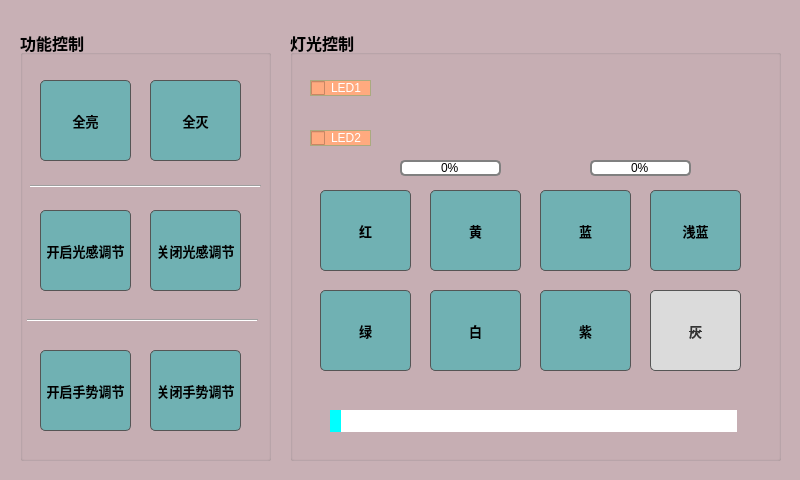
<?xml version="1.0" encoding="UTF-8"?>
<ui version="4.0">
 <class>QCtrlPage</class>
 <widget class="QWidget" name="QCtrlPage">
  <property name="geometry">
   <rect>
    <x>0</x>
    <y>0</y>
    <width>800</width>
    <height>480</height>
   </rect>
  </property>
  <property name="minimumSize">
   <size>
    <width>800</width>
    <height>480</height>
   </size>
  </property>
  <property name="maximumSize">
   <size>
    <width>800</width>
    <height>480</height>
   </size>
  </property>
  <property name="font">
   <font>
    <strikeout>true</strikeout>
    <kerning>true</kerning>
   </font>
  </property>
  <property name="windowTitle">
   <string>Form</string>
  </property>
  <property name="styleSheet">
   <string notr="true"> QProgressBar {
     border: 2px solid grey;
     border-radius: 5px;
     text-align: center;
 }

QProgressBar::chunk {
     background-color: #05B8CC;
     width: 1px;
}

QCheckBox:!hover{
	color:white;
	border-radius:10px;
	border:1px solid rgb(170, 170, 127);
	background-color: rgb(255, 170, 127);
	font: 12pt &quot;楷体&quot;;
}

QCheckBox:hover{
	color:white;
	font: 12pt &quot;楷体&quot;;
	border-radius:10px;
	border:1px solid rgb(170, 170, 127);
	background-color: rgb(170, 240, 0);
}


/* === QPushButton === */
QPushButton {
    border: 1px solid #555;
    padding: 4px;
    min-width: 65px;
    min-height: 12px;
	border-radius:5px;
	background-color:#70B1B3;
}

QPushButton:hover {
    background-color: #999;
}

QPushButton:pressed {
    background-color: #333;
    border-color: #555;
    color: #AAA;
}

QPushButton:disabled {
    color: #333333;
	background-color:#DBDBDB;
}</string>
  </property>
  <widget class="QLabel" name="label">
   <property name="geometry">
    <rect>
     <x>0</x>
     <y>0</y>
     <width>800</width>
     <height>480</height>
    </rect>
   </property>
   <property name="minimumSize">
    <size>
     <width>800</width>
     <height>480</height>
    </size>
   </property>
   <property name="maximumSize">
    <size>
     <width>800</width>
     <height>480</height>
    </size>
   </property>
   <property name="styleSheet">
    <string notr="true">background-color: rgb(200, 176, 181);</string>
   </property>
   <property name="text">
    <string/>
   </property>
  </widget>
  <widget class="QGroupBox" name="groupBox">
   <property name="geometry">
    <rect>
     <x>20</x>
     <y>30</y>
     <width>251</width>
     <height>431</height>
    </rect>
   </property>
   <property name="font">
    <font>
     <pointsize>12</pointsize>
     <weight>75</weight>
     <bold>true</bold>
     <strikeout>false</strikeout>
     <kerning>true</kerning>
    </font>
   </property>
   <property name="title">
    <string>功能控制</string>
   </property>
   <widget class="QPushButton" name="bt_allOpen">
    <property name="geometry">
     <rect>
      <x>20</x>
      <y>50</y>
      <width>91</width>
      <height>81</height>
     </rect>
    </property>
    <property name="font">
     <font>
      <pointsize>10</pointsize>
      <weight>75</weight>
      <bold>true</bold>
     </font>
    </property>
    <property name="text">
     <string>全亮</string>
    </property>
   </widget>
   <widget class="QPushButton" name="bt_allClose">
    <property name="geometry">
     <rect>
      <x>130</x>
      <y>50</y>
      <width>91</width>
      <height>81</height>
     </rect>
    </property>
    <property name="font">
     <font>
      <pointsize>10</pointsize>
      <weight>75</weight>
      <bold>true</bold>
     </font>
    </property>
    <property name="text">
     <string>全灭</string>
    </property>
   </widget>
   <widget class="QPushButton" name="bt_closeAuto">
    <property name="geometry">
     <rect>
      <x>130</x>
      <y>180</y>
      <width>91</width>
      <height>81</height>
     </rect>
    </property>
    <property name="font">
     <font>
      <pointsize>10</pointsize>
      <weight>75</weight>
      <bold>true</bold>
     </font>
    </property>
    <property name="text">
     <string>关闭光感调节</string>
    </property>
   </widget>
   <widget class="QPushButton" name="bt_openAuto">
    <property name="geometry">
     <rect>
      <x>20</x>
      <y>180</y>
      <width>91</width>
      <height>81</height>
     </rect>
    </property>
    <property name="font">
     <font>
      <pointsize>10</pointsize>
      <weight>75</weight>
      <bold>true</bold>
     </font>
    </property>
    <property name="text">
     <string>开启光感调节</string>
    </property>
   </widget>
   <widget class="QPushButton" name="bt_closeGesture">
    <property name="geometry">
     <rect>
      <x>130</x>
      <y>320</y>
      <width>91</width>
      <height>81</height>
     </rect>
    </property>
    <property name="font">
     <font>
      <pointsize>10</pointsize>
      <weight>75</weight>
      <bold>true</bold>
     </font>
    </property>
    <property name="text">
     <string>关闭手势调节</string>
    </property>
   </widget>
   <widget class="QPushButton" name="bt_openGesture">
    <property name="geometry">
     <rect>
      <x>20</x>
      <y>320</y>
      <width>91</width>
      <height>81</height>
     </rect>
    </property>
    <property name="font">
     <font>
      <pointsize>10</pointsize>
      <weight>75</weight>
      <bold>true</bold>
     </font>
    </property>
    <property name="text">
     <string>开启手势调节</string>
    </property>
   </widget>
   <widget class="Line" name="line">
    <property name="geometry">
     <rect>
      <x>7</x>
      <y>280</y>
      <width>231</width>
      <height>20</height>
     </rect>
    </property>
    <property name="orientation">
     <enum>Qt::Horizontal</enum>
    </property>
   </widget>
   <widget class="Line" name="line_2">
    <property name="geometry">
     <rect>
      <x>10</x>
      <y>146</y>
      <width>231</width>
      <height>20</height>
     </rect>
    </property>
    <property name="orientation">
     <enum>Qt::Horizontal</enum>
    </property>
   </widget>
   <zorder>bt_allOpen</zorder>
   <zorder>bt_allClose</zorder>
   <zorder>bt_closeAuto</zorder>
   <zorder>bt_openAuto</zorder>
   <zorder>bt_closeGesture</zorder>
   <zorder>line</zorder>
   <zorder>line_2</zorder>
   <zorder>bt_openGesture</zorder>
  </widget>
  <widget class="QGroupBox" name="groupBox_2">
   <property name="geometry">
    <rect>
     <x>290</x>
     <y>30</y>
     <width>491</width>
     <height>431</height>
    </rect>
   </property>
   <property name="font">
    <font>
     <pointsize>12</pointsize>
     <weight>75</weight>
     <bold>true</bold>
     <strikeout>false</strikeout>
     <kerning>true</kerning>
    </font>
   </property>
   <property name="title">
    <string>灯光控制</string>
   </property>
   <widget class="QPushButton" name="bt_red">
    <property name="geometry">
     <rect>
      <x>30</x>
      <y>160</y>
      <width>91</width>
      <height>81</height>
     </rect>
    </property>
    <property name="font">
     <font>
      <pointsize>10</pointsize>
      <weight>75</weight>
      <bold>true</bold>
     </font>
    </property>
    <property name="text">
     <string>红</string>
    </property>
    <property name="icon">
     <iconset resource="res.qrc">
      <normaloff>:/icon/red.png</normaloff>:/icon/red.png</iconset>
    </property>
   </widget>
   <widget class="QPushButton" name="bt_yellow">
    <property name="geometry">
     <rect>
      <x>140</x>
      <y>160</y>
      <width>91</width>
      <height>81</height>
     </rect>
    </property>
    <property name="font">
     <font>
      <pointsize>10</pointsize>
      <weight>75</weight>
      <bold>true</bold>
     </font>
    </property>
    <property name="text">
     <string>黄</string>
    </property>
    <property name="icon">
     <iconset resource="res.qrc">
      <normaloff>:/icon/yellow.png</normaloff>:/icon/yellow.png</iconset>
    </property>
   </widget>
   <widget class="QPushButton" name="bt_blue">
    <property name="geometry">
     <rect>
      <x>250</x>
      <y>160</y>
      <width>91</width>
      <height>81</height>
     </rect>
    </property>
    <property name="font">
     <font>
      <pointsize>10</pointsize>
      <weight>75</weight>
      <bold>true</bold>
     </font>
    </property>
    <property name="text">
     <string>蓝</string>
    </property>
    <property name="icon">
     <iconset resource="res.qrc">
      <normaloff>:/icon/blue.png</normaloff>:/icon/blue.png</iconset>
    </property>
   </widget>
   <widget class="QPushButton" name="bt_green">
    <property name="geometry">
     <rect>
      <x>30</x>
      <y>260</y>
      <width>91</width>
      <height>81</height>
     </rect>
    </property>
    <property name="font">
     <font>
      <pointsize>10</pointsize>
      <weight>75</weight>
      <bold>true</bold>
     </font>
    </property>
    <property name="text">
     <string>绿</string>
    </property>
    <property name="icon">
     <iconset resource="res.qrc">
      <normaloff>:/icon/green.png</normaloff>:/icon/green.png</iconset>
    </property>
   </widget>
   <widget class="QPushButton" name="bt_cyan">
    <property name="geometry">
     <rect>
      <x>360</x>
      <y>160</y>
      <width>91</width>
      <height>81</height>
     </rect>
    </property>
    <property name="font">
     <font>
      <pointsize>10</pointsize>
      <weight>75</weight>
      <bold>true</bold>
     </font>
    </property>
    <property name="text">
     <string>浅蓝</string>
    </property>
    <property name="icon">
     <iconset resource="res.qrc">
      <normaloff>:/icon/cyan.png</normaloff>:/icon/cyan.png</iconset>
    </property>
   </widget>
   <widget class="QPushButton" name="bt_white">
    <property name="geometry">
     <rect>
      <x>140</x>
      <y>260</y>
      <width>91</width>
      <height>81</height>
     </rect>
    </property>
    <property name="font">
     <font>
      <pointsize>10</pointsize>
      <weight>75</weight>
      <bold>true</bold>
     </font>
    </property>
    <property name="text">
     <string>白</string>
    </property>
    <property name="icon">
     <iconset resource="res.qrc">
      <normaloff>:/icon/white.png</normaloff>:/icon/white.png</iconset>
    </property>
   </widget>
   <widget class="QPushButton" name="bt_grey">
    <property name="enabled">
     <bool>false</bool>
    </property>
    <property name="geometry">
     <rect>
      <x>360</x>
      <y>260</y>
      <width>91</width>
      <height>81</height>
     </rect>
    </property>
    <property name="font">
     <font>
      <pointsize>10</pointsize>
      <weight>75</weight>
      <bold>true</bold>
      <strikeout>true</strikeout>
     </font>
    </property>
    <property name="text">
     <string>灰</string>
    </property>
    <property name="icon">
     <iconset resource="res.qrc">
      <normaloff>:/icon/grey.png</normaloff>:/icon/grey.png</iconset>
    </property>
   </widget>
   <widget class="QPushButton" name="bt_purple">
    <property name="geometry">
     <rect>
      <x>250</x>
      <y>260</y>
      <width>91</width>
      <height>81</height>
     </rect>
    </property>
    <property name="font">
     <font>
      <pointsize>10</pointsize>
      <weight>75</weight>
      <bold>true</bold>
     </font>
    </property>
    <property name="text">
     <string>紫</string>
    </property>
    <property name="icon">
     <iconset resource="res.qrc">
      <normaloff>:/icon/purple.png</normaloff>:/icon/purple.png</iconset>
    </property>
   </widget>
   <widget class="QSlider" name="horizontalSlider">
    <property name="geometry">
     <rect>
      <x>40</x>
      <y>380</y>
      <width>411</width>
      <height>22</height>
     </rect>
    </property>
    <property name="styleSheet">
     <string notr="true">QSlider::groove:horizon {
    background: red;
    position: absolute; /* absolutely position 4px from the left and right of the widget. setting margins on the widget should work too... */
    left: 4px; 
	right: 4px;
}

QSlider::handle:horizon {
    height: 10px;
    background: cyan;
    margin: 0 -8px; /* expand outside the groove */
}

QSlider::add-page:horizon {
    background: white;
}

QSlider::sub-page:horizon {
    background: pink;
}</string>
    </property>
    <property name="maximum">
     <number>100</number>
    </property>
    <property name="orientation">
     <enum>Qt::Horizontal</enum>
    </property>
   </widget>
   <widget class="QLabel" name="lb_state_led1">
    <property name="geometry">
     <rect>
      <x>110</x>
      <y>20</y>
      <width>101</width>
      <height>101</height>
     </rect>
    </property>
    <property name="styleSheet">
     <string notr="true">border-image: url(:/icon/grey.png);</string>
    </property>
    <property name="text">
     <string/>
    </property>
   </widget>
   <widget class="QLabel" name="lb_value2">
    <property name="geometry">
     <rect>
      <x>220</x>
      <y>360</y>
      <width>54</width>
      <height>21</height>
     </rect>
    </property>
    <property name="text">
     <string/>
    </property>
    <property name="alignment">
     <set>Qt::AlignCenter</set>
    </property>
   </widget>
   <widget class="QLabel" name="lb_state_led2">
    <property name="geometry">
     <rect>
      <x>300</x>
      <y>20</y>
      <width>101</width>
      <height>101</height>
     </rect>
    </property>
    <property name="styleSheet">
     <string notr="true">border-image: url(:/icon/grey.png);</string>
    </property>
    <property name="text">
     <string/>
    </property>
   </widget>
   <widget class="QCheckBox" name="checkBox_1">
    <property name="geometry">
     <rect>
      <x>20</x>
      <y>50</y>
      <width>61</width>
      <height>16</height>
     </rect>
    </property>
    <property name="text">
     <string>LED1</string>
    </property>
   </widget>
   <widget class="QCheckBox" name="checkBox_2">
    <property name="geometry">
     <rect>
      <x>20</x>
      <y>100</y>
      <width>61</width>
      <height>16</height>
     </rect>
    </property>
    <property name="text">
     <string>LED2</string>
    </property>
   </widget>
   <widget class="QProgressBar" name="progressBar_led1">
    <property name="geometry">
     <rect>
      <x>110</x>
      <y>130</y>
      <width>101</width>
      <height>16</height>
     </rect>
    </property>
    <property name="value">
     <number>0</number>
    </property>
   </widget>
   <widget class="QProgressBar" name="progressBar_led2">
    <property name="geometry">
     <rect>
      <x>300</x>
      <y>130</y>
      <width>101</width>
      <height>16</height>
     </rect>
    </property>
    <property name="value">
     <number>0</number>
    </property>
   </widget>
   <zorder>bt_red</zorder>
   <zorder>bt_yellow</zorder>
   <zorder>bt_blue</zorder>
   <zorder>bt_green</zorder>
   <zorder>bt_cyan</zorder>
   <zorder>bt_white</zorder>
   <zorder>bt_grey</zorder>
   <zorder>bt_purple</zorder>
   <zorder>lb_state_led1</zorder>
   <zorder>horizontalSlider</zorder>
   <zorder>lb_value2</zorder>
   <zorder>lb_state_led2</zorder>
   <zorder>checkBox_1</zorder>
   <zorder>checkBox_2</zorder>
   <zorder>progressBar_led1</zorder>
   <zorder>progressBar_led2</zorder>
  </widget>
 </widget>
 <resources>
  <include location="res.qrc"/>
 </resources>
 <connections/>
</ui>
